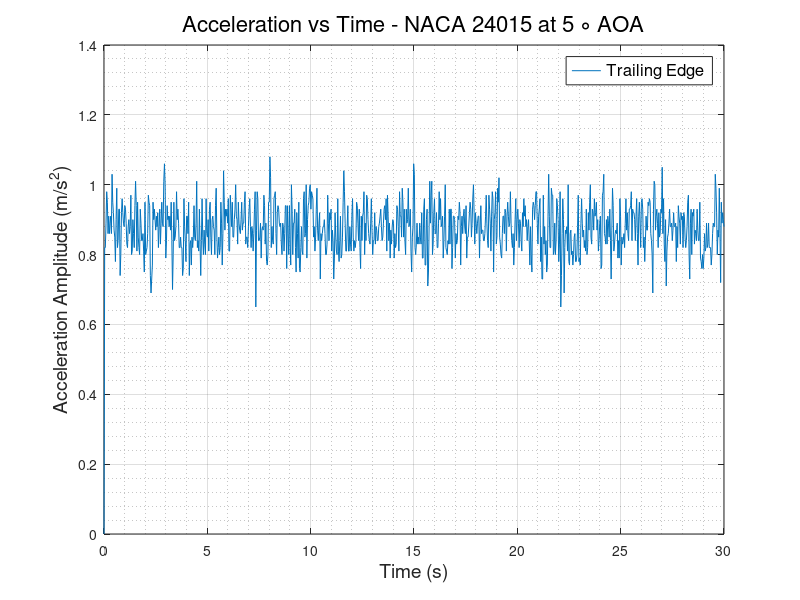
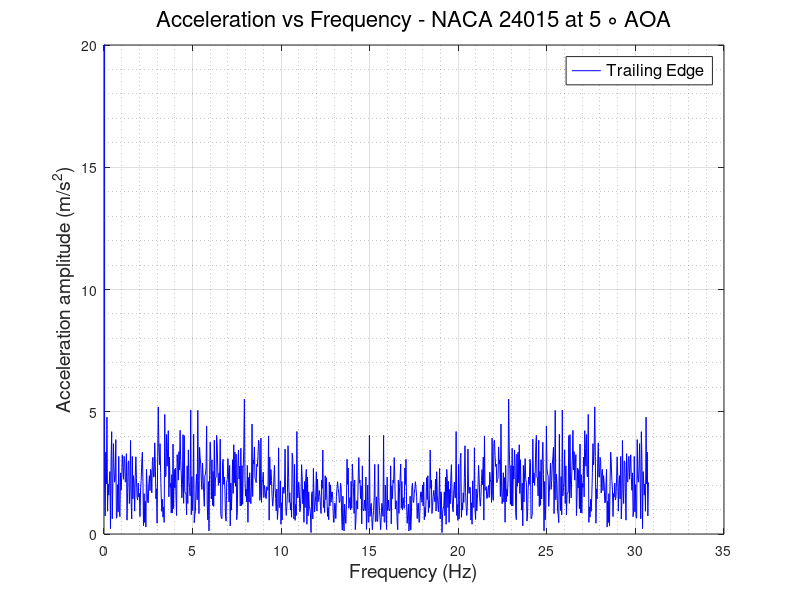

These charts were generated, in order, by the following MATLAB code:
clc
clear
close all
%% READING ACCELEROMETER DATA and defining Variables
                      % TRAILING EDGE %
data   = xlsread('TE_400rpm.csv');
TE_time   = data(:,1);
TE_X_acc  = data(:,2);
TE_Y_acc  = data(:,3);
TE_Z_acc  = data(:,4);
TE_R_acc  = sqrt(TE_X_acc.^2 + TE_Y_acc.^2 + TE_Z_acc.^2);
% plot(TE_time,TE_R_acc)
N      = numel(TE_time);
Ts     = abs(diff(TE_time(1:2)));
fs     = 1/Ts;
f_axis = [0:N-1]*fs/N;
A_freq_TE = fft(TE_Z_acc);
figure(1)
plot(TE_time, TE_Z_acc)
grid on
grid minor
xlabel('Time (s)','FontSize',14,'FontWeight','normal')
ylabel('Acceleration Amplitude (m/s^2)','FontSize',14,'FontWeight','normal')
legend ('Trailing Edge','FontSize',12,'FontWeight','normal')
title('Acceleration vs Time - NACA 24015 at 5 \circ AOA','FontSize',16,'FontWeight','normal')
% ylim([0.5 2])
figure(2)
plot(f_axis,abs(A_freq_TE),'-b','LineWidth',0.5)
grid on 
grid minor
ylabel('Acceleration amplitude (m/s^2)','FontSize',14,'FontWeight','normal')
xlabel('Frequency (Hz)','FontSize',14,'FontWeight','normal')
ylim([0 20])
legend ('Trailing Edge','FontSize',12,'FontWeight','normal')
title('Acceleration vs Frequency - NACA 24015 at 5 \circ AOA','FontSize',16,'FontWeight','normal')